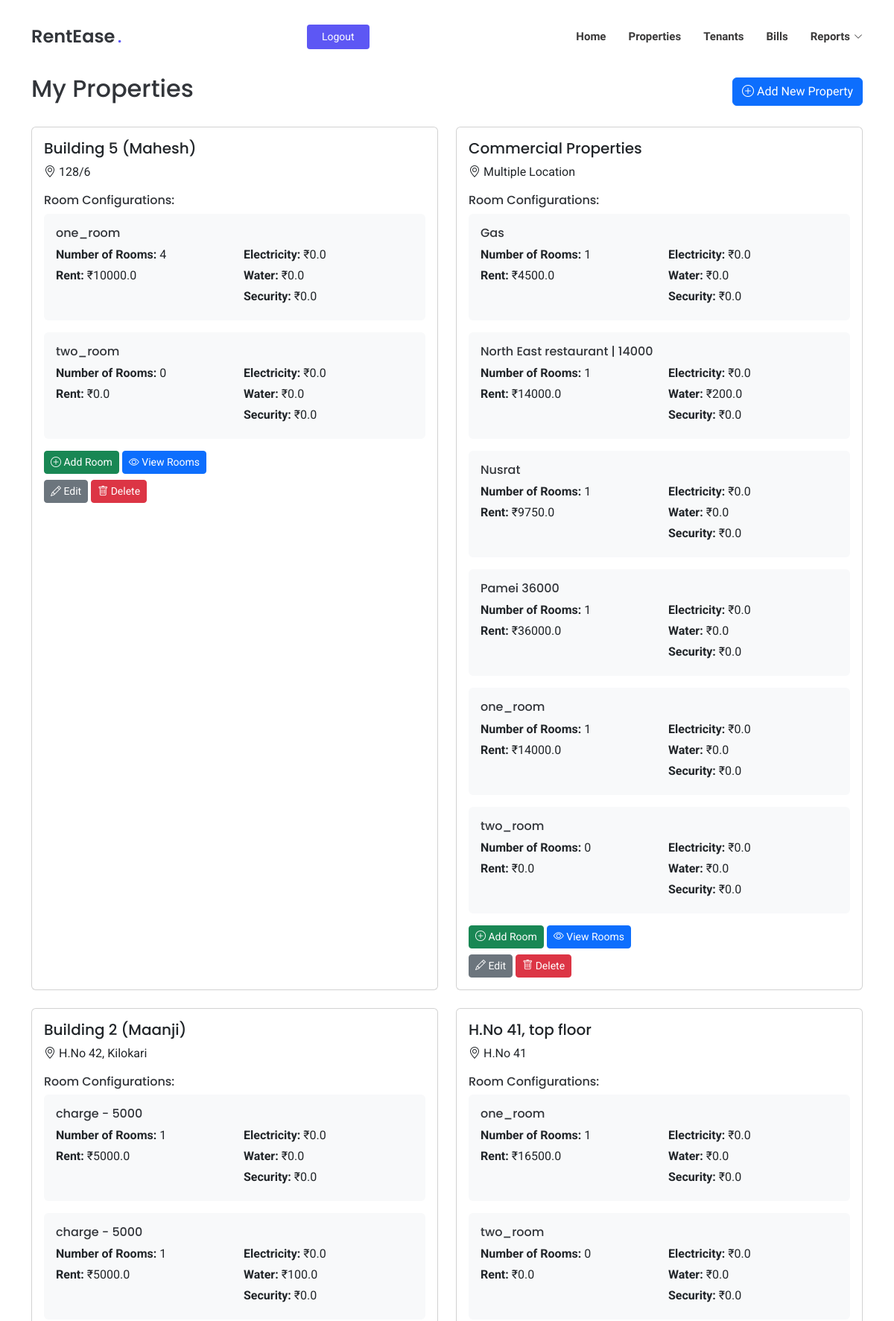
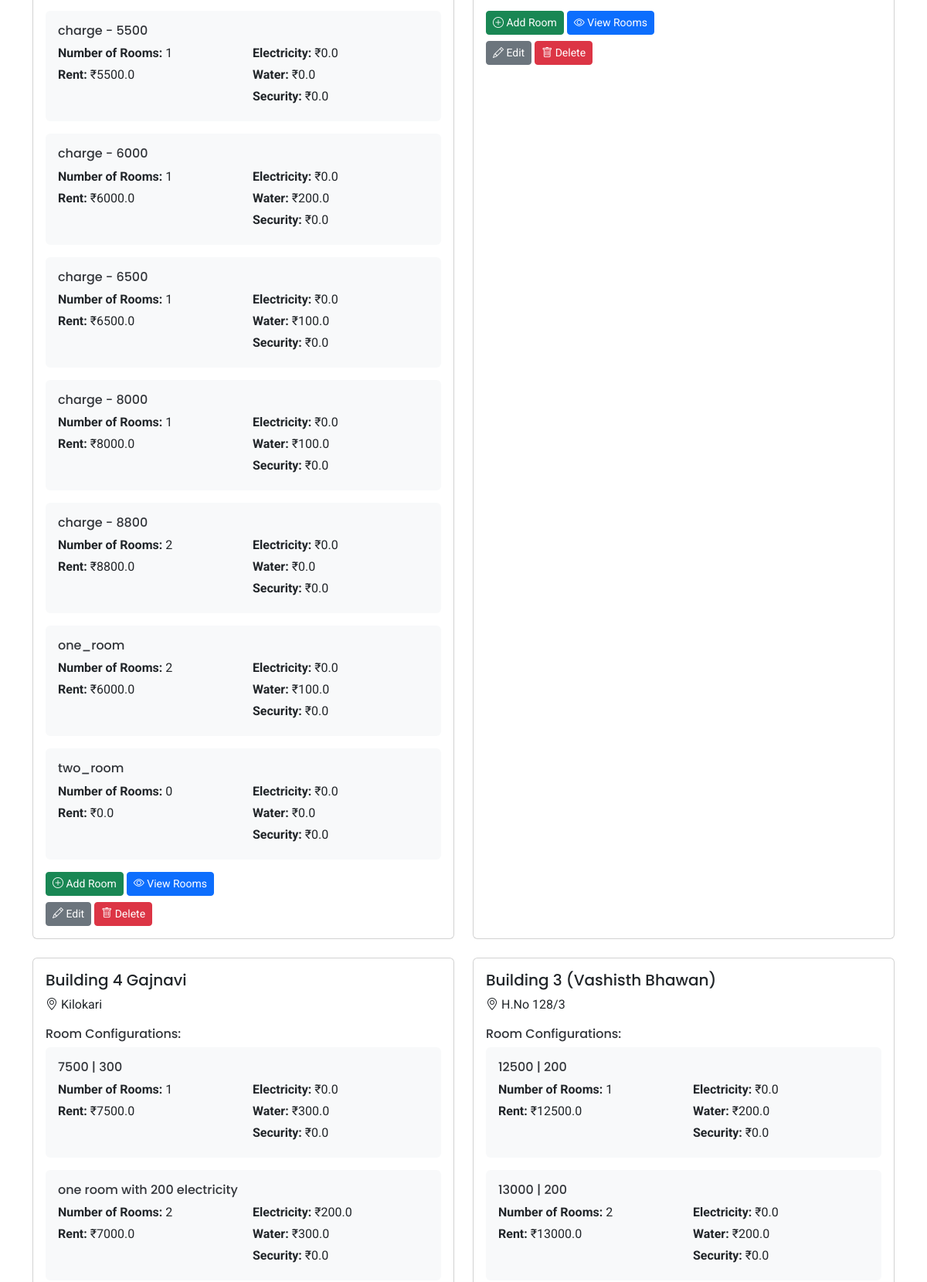
/my-properties (signed in, upper part), run on the app's committed database (2 pictures, top to bottom).
### tables this page shows
CREATE TABLE room_configurations
                 (id INTEGER PRIMARY KEY AUTOINCREMENT,
                  property_id INTEGER NOT NULL,
                  room_type TEXT NOT NULL,
                  room_count INTEGER NOT NULL,
                  rent REAL NOT NULL,
                  electricity_charge REAL NOT NULL,
                  water_charge REAL NOT NULL,
                  security_deposit REAL NOT NULL,
                  FOREIGN KEY (property_id) REFERENCES properties (id));

CREATE TABLE properties
                 (id INTEGER PRIMARY KEY AUTOINCREMENT,
                  name TEXT NOT NULL,
                  address TEXT NOT NULL,
                  user_id INTEGER NOT NULL,
                  FOREIGN KEY (user_id) REFERENCES users (id));

### app/routes.py (the view)
@app.route('/my-properties')
def my_properties():
    if 'user_id' not in session:
        flash('Please login to access this page', 'warning')
        return redirect(url_for('login'))
    conn = get_db()
    c = conn.cursor()
    properties_data = c.execute('''
        SELECT p.id, p.name, p.address,
               rc.id as room_config_id, rc.room_type, rc.room_count,
               rc.rent, rc.electricity_charge, rc.water_charge, rc.security_deposit
        FROM properties p
        LEFT JOIN room_configurations rc ON p.id = rc.property_id
        WHERE p.user_id = ?
        ORDER BY p.id, rc.room_type -- Order by property and then room type
    ''', (session['user_id'],)).fetchall()
    formatted_properties = []
    current_property = None
    for row in properties_data:
        if current_property is None or current_property['id'] != row['id']:
            if current_property is not None:
                formatted_properties.append(current_property)
            current_property = {
                'id': row['id'],
                'name': row['name'],
                'address': row['address'],
                'room_configurations': [] # Renamed key to be more accurate
            }
        if row['room_config_id']: # Check if rc.id is not NULL
             current_property['room_configurations'].append({
                'id': row['room_config_id'],
                'room_type': row['room_type'],
                'room_count': row['room_count'],
                'rent': row['rent'],
                'electricity_charge': row['electricity_charge'],
                'water_charge': row['water_charge'],
                'security_deposit': row['security_deposit']
            })
    if current_property is not None:
        formatted_properties.append(current_property)
    conn.close()
    return render_template('my_properties.html',
                         properties=formatted_properties)

### app/routes.py (called while the page is built)
def get_db():
    conn = sqlite3.connect('rentease.db')
    conn.row_factory = sqlite3.Row
    return conn

### app/templates/my_properties.html (shortened to what this page needs)
<!DOCTYPE html>
<html lang="en">
<head>
  <link href="{{ url_for('static', filename='assets/vendor/bootstrap/css/bootstrap.min.css') }}" rel="stylesheet">
  <link href="{{ url_for('static', filename='assets/vendor/bootstrap-icons/bootstrap-icons.css') }}" rel="stylesheet">
  <link href="{{ url_for('static', filename='assets/vendor/aos/aos.css') }}" rel="stylesheet">
  <link href="{{ url_for('static', filename='assets/css/main.css') }}" rel="stylesheet">
</head>
<body class="index-page">
  <header id="header" class="header d-flex align-items-center fixed-top">
    <div class="container position-relative d-flex align-items-center justify-content-between">
      <a href="{{ url_for('index') }}" class="logo d-flex align-items-center me-auto me-xl-0">
        <h1 class="sitename">RentEase</h1><span>.</span>
      </a>
      <nav id="navmenu" class="navmenu">
        <ul>
          <li><a href="{{ url_for('index') }}#hero">Home</a></li>
          <li><a href="{{ url_for('index') }}#properties">Properties</a></li>
          <li><a href="{{ url_for('index') }}#tenants">Tenants</a></li>
          <li><a href="{{ url_for('index') }}#bills">Bills</a></li>
          <li class="dropdown">
            <a href="#"><span>Reports</span> <i class="bi bi-chevron-down toggle-dropdown"></i></a>
          </li>
        </ul>
      </nav>
      {% if session.get('user_id') %}
        <a class="btn-getstarted" href="{{ url_for('logout') }}">Logout</a>
      {% else %}
        <a class="btn-getstarted me-1" href="{{ url_for('login') }}">Login</a>
        <a class="btn-getstarted" href="{{ url_for('register') }}">Register</a>
      {% endif %}
    </div>
  </header>
  <main class="main" style="margin-top: 100px;">
    <div class="container mt-5">
      <div class="d-flex justify-content-between align-items-center mb-4">
        <h2>My Properties</h2>
        <a href="{{ url_for('add_property') }}" class="btn btn-primary">
          <i class="bi bi-plus-circle"></i> Add New Property
        </a>
      </div>
      {% if properties %}
        <div class="row">
          {% for property in properties %}
          <div class="col-md-6 mb-4">
            <div class="card h-100">
              <div class="card-body">
                <h5 class="card-title">{{ property.name }}</h5>
                <p class="card-text"><i class="bi bi-geo-alt"></i> {{ property.address }}</p>
                <div class="mt-3">
                  <h6>Room Configurations:</h6>
                  {% for room_config in property.room_configurations %}
                  <div class="mb-3 p-3 bg-light rounded">
                    <h6 class="mb-2">{{ room_config.room_type }}</h6>
                    <div class="row">
                      <div class="col-6">
                        {% if room_config.room_count is not none %}
                            <p class="mb-1"><strong>Number of Rooms:</strong> {{ room_config.room_count }}</p>
                        {% endif %}
                        <p class="mb-1"><strong>Rent:</strong> ₹{{ room_config.rent }}</p>
                      </div>
                      <div class="col-6">
                        <p class="mb-1"><strong>Electricity:</strong> ₹{{ room_config.electricity_charge }}</p>
                        <p class="mb-1"><strong>Water:</strong> ₹{{ room_config.water_charge }}</p>
                        <p class="mb-1"><strong>Security:</strong> ₹{{ room_config.security_deposit }}</p>
                      </div>
                    </div>
                  </div>
                  {% endfor %}
                  <div class="mt-3">
                    <div class="mb-2">
                      <button type="button" class="btn btn-success btn-sm" data-bs-toggle="modal" data-bs-target="#addRoomModal{{ property.id }}">
                        <i class="bi bi-plus-circle"></i> Add Room
                      </button>
                      <a href="{{ url_for('view_rooms', property_id=property.id, source='properties') }}" class="btn btn-primary btn-sm">
                        <i class="bi bi-eye"></i> View Rooms
                      </a>
                    </div>
                    <div>
                      <a href="{{ url_for('edit_property', property_id=property.id) }}" class="btn btn-secondary btn-sm">
                        <i class="bi bi-pencil"></i> Edit
                      </a>
                      <button type="button" class="btn btn-danger btn-sm" data-bs-toggle="modal" data-bs-target="#deletePropertyModal{{ property.id }}">
                        <i class="bi bi-trash"></i> Delete
                      </button>
                    </div>
                  </div>
                </div>
              </div>
            </div>
          </div>
          {% endfor %}
        </div>
      {% else %}
        <div class="alert alert-info">
          You haven't added any properties yet. Click the "Add New Property" button to get started!
        </div>
      {% endif %}
    </div>
  </main>
</body>
</html>

### app/static/assets/css/main.css (style rules this page uses)
:root { --default-font: "Roboto", system-ui, -apple-system, "Segoe UI", Roboto, "Helvetica Neue", Arial, "Noto Sans", "Liberation Sans", sans-serif, "Apple Color Emoji", "Segoe UI Emoji", "Segoe UI Symbol", "Noto Color Emoji"; --heading-font: "Poppins", sans-serif; --nav-font: "Raleway", sans-serif; }
:root { --background-color: #ffffff; --default-color: #212529; --heading-color: #32353a; --accent-color: #5d57f4; --surface-color: #ffffff; --contrast-color: #ffffff; }
:root { --nav-color: #3a3939; --nav-hover-color: #5d57f4; --nav-mobile-background-color: #ffffff; --nav-dropdown-background-color: #ffffff; --nav-dropdown-color: #3a3939; --nav-dropdown-hover-color: #5d57f4; }
:root { scroll-behavior: smooth; }
body { color: var(--default-color); background-color: var(--background-color); font-family: var(--default-font); }
a { color: var(--accent-color); text-decoration: none; transition: 0.3s; }
h1, h2, h3, h4, h5, h6 { color: var(--heading-color); font-family: var(--heading-font); }
.header { --background-color: rgba(255, 255, 255, 0); color: var(--default-color); background-color: var(--background-color); padding: 20px 0; transition: all 0.5s; z-index: 997; }
.header .logo { line-height: 1; }
.header .logo h1 { font-size: 24px; margin: 0; font-weight: 600; color: var(--heading-color); }
.header .logo span { color: var(--accent-color); font-size: 24px; font-weight: 600; padding-left: 3px; }
.header .btn-getstarted, .header .btn-getstarted:focus { color: var(--contrast-color); background: var(--accent-color); font-size: 14px; padding: 8px 26px; margin: 0; border-radius: 4px; transition: 0.3s; }
@media (max-width: 1200px) { .header .logo { order: 1; } }
@media (max-width: 1200px) { .header .btn-getstarted { order: 2; margin: 0 15px 0 0; padding: 6px 20px; } }
@media (max-width: 1200px) { .header .navmenu { order: 3; } }
@media (min-width: 1200px) { .navmenu { padding: 0; } }
@media (min-width: 1200px) { .navmenu ul { margin: 0; padding: 0; display: flex; list-style: none; align-items: center; } }
@media (min-width: 1200px) { .navmenu li { position: relative; } }
@media (min-width: 1200px) { .navmenu a, .navmenu a:focus { color: var(--nav-color); padding: 18px 15px; font-size: 15px; font-family: var(--nav-font); font-weight: 600; display: flex; align-items: center; justify-content: space-between; white-space: nowrap; transition: 0.3s; } }
@media (min-width: 1200px) { .navmenu a i, .navmenu a:focus i { font-size: 12px; line-height: 0; margin-left: 5px; transition: 0.3s; } }
@media (min-width: 1200px) { .navmenu li:last-child a { padding-right: 0; } }

### data on the page
room_configurations: name "Building 5 (Mahesh)", address "128/6", room_type "one_room", room_count "4", rent "10000.0", electricity_charge "0.0", water_charge "0.0", security_deposit "0.0"
room_configurations: room_type "two_room", room_count "0", rent "0.0", electricity_charge "0.0", water_charge "0.0", security_deposit "0.0"
room_configurations: name "Commercial Properties", address "Multiple Location", room_type "Gas", room_count "1", rent "4500.0", electricity_charge "0.0", water_charge "0.0", security_deposit "0.0"
room_configurations: room_type "North East restaurant | 14000", room_count "1", rent "14000.0", electricity_charge "0.0", water_charge "200.0", security_deposit "0.0"
room_configurations: room_type "Nusrat", room_count "1", rent "9750.0", electricity_charge "0.0", water_charge "0.0", security_deposit "0.0"
room_configurations: room_type "Pamei 36000", room_count "1", rent "36000.0", electricity_charge "0.0", water_charge "0.0", security_deposit "0.0"
room_configurations: room_type "one_room", room_count "1", rent "14000.0", electricity_charge "0.0", water_charge "0.0", security_deposit "0.0"
room_configurations: room_type "two_room", room_count "0", rent "0.0", electricity_charge "0.0", water_charge "0.0", security_deposit "0.0"
room_configurations: name "Building 2 (Maanji)", address "H.No 42, Kilokari", room_type "charge - 5000", room_count "1", rent "5000.0", electricity_charge "0.0", water_charge "0.0", security_deposit "0.0"
room_configurations: room_type "charge - 5000", room_count "1", rent "5000.0", electricity_charge "0.0", water_charge "100.0", security_deposit "0.0"
room_configurations: room_type "charge - 5500", room_count "1", rent "5500.0", electricity_charge "0.0", water_charge "0.0", security_deposit "0.0"
room_configurations: room_type "charge - 6000", room_count "1", rent "6000.0", electricity_charge "0.0", water_charge "200.0", security_deposit "0.0"
room_configurations: room_type "charge - 6500", room_count "1", rent "6500.0", electricity_charge "0.0", water_charge "100.0", security_deposit "0.0"
room_configurations: room_type "charge - 8000", room_count "1", rent "8000.0", electricity_charge "0.0", water_charge "100.0", security_deposit "0.0"
room_configurations: room_type "charge - 8800", room_count "2", rent "8800.0", electricity_charge "0.0", water_charge "0.0", security_deposit "0.0"
room_configurations: room_type "one_room", room_count "2", rent "6000.0", electricity_charge "0.0", water_charge "100.0", security_deposit "0.0"
room_configurations: room_type "two_room", room_count "0", rent "0.0", electricity_charge "0.0", water_charge "0.0", security_deposit "0.0"
room_configurations: name "H.No 41, top floor", address "H.No 41", room_type "one_room", room_count "1", rent "16500.0", electricity_charge "0.0", water_charge "0.0", security_deposit "0.0"
room_configurations: room_type "two_room", room_count "0", rent "0.0", electricity_charge "0.0", water_charge "0.0", security_deposit "0.0"
room_configurations: name "Building 4 Gajnavi", address "Kilokari", room_type "7500 | 300", room_count "1", rent "7500.0", electricity_charge "0.0", water_charge "300.0", security_deposit "0.0"
room_configurations: room_type "one room with 200 electricity", room_count "2", rent "7000.0", electricity_charge "200.0", water_charge "300.0", security_deposit "0.0"
room_configurations: name "Building 3 (Vashisth Bhawan)", address "H.No 128/3", room_type "12500 | 200", room_count "1", rent "12500.0", electricity_charge "0.0", water_charge "200.0", security_deposit "0.0"
room_configurations: room_type "13000 | 200", room_count "2", rent "13000.0", electricity_charge "0.0", water_charge "200.0", security_deposit "0.0"
